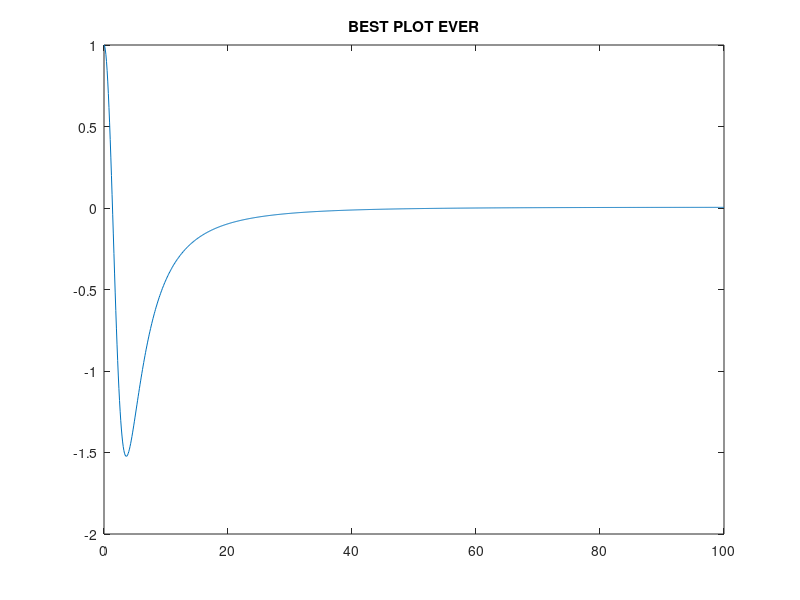

Write the MATLAB code that produced this figure.
%Plottare la funzione in 2D
%   y = (110-60x^2+x^3)/(110+10x^2+x^4)

% X = 1:0.1:200;
% 
% Y = (110-60*X.^2+X.^3)./(110+10*X.^2+X.^4);
% plot(X,Y)

%o

X = linspace(0,100, 1000);
Y = (110-60*X.^2+X.^3)./(110+10*X.^2+X.^4);
plot(X,Y);
title('BEST PLOT EVER');